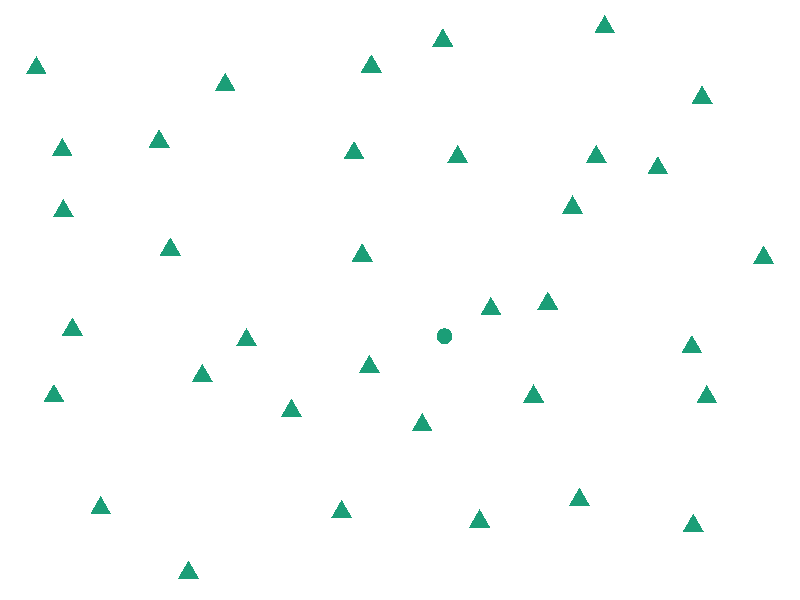
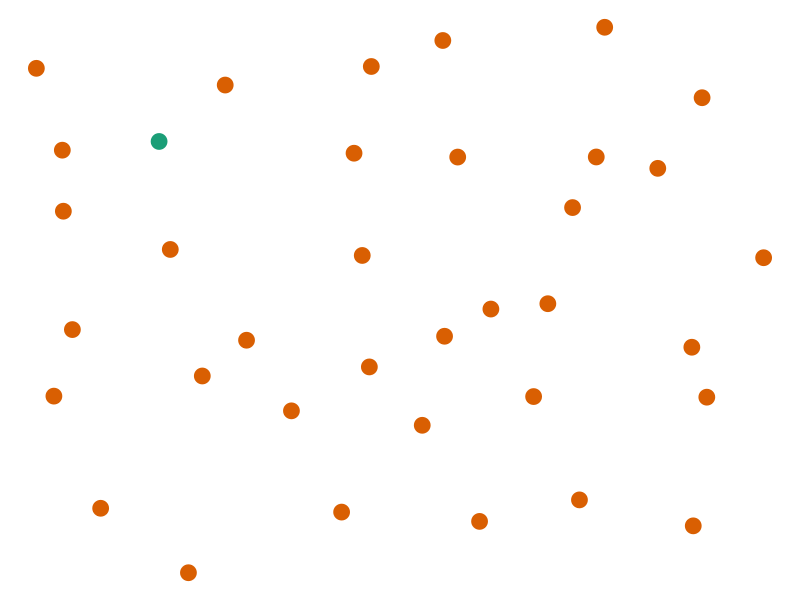
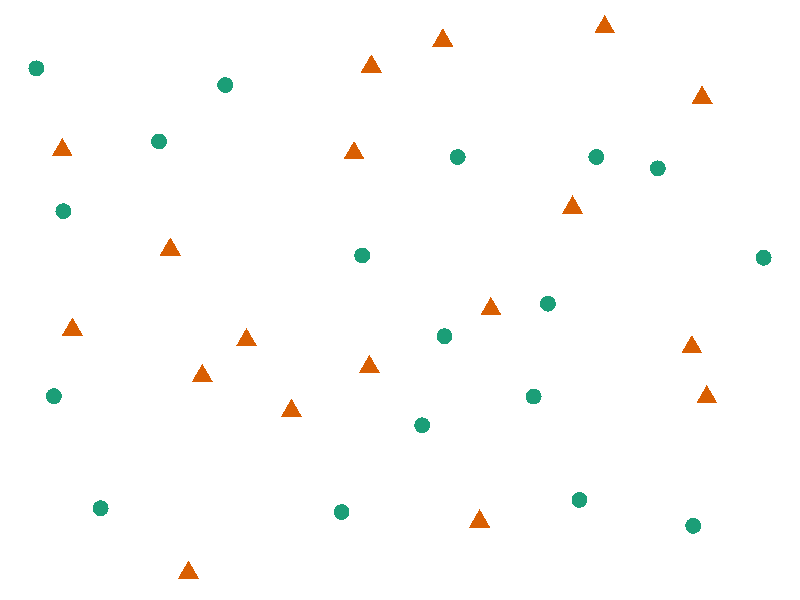
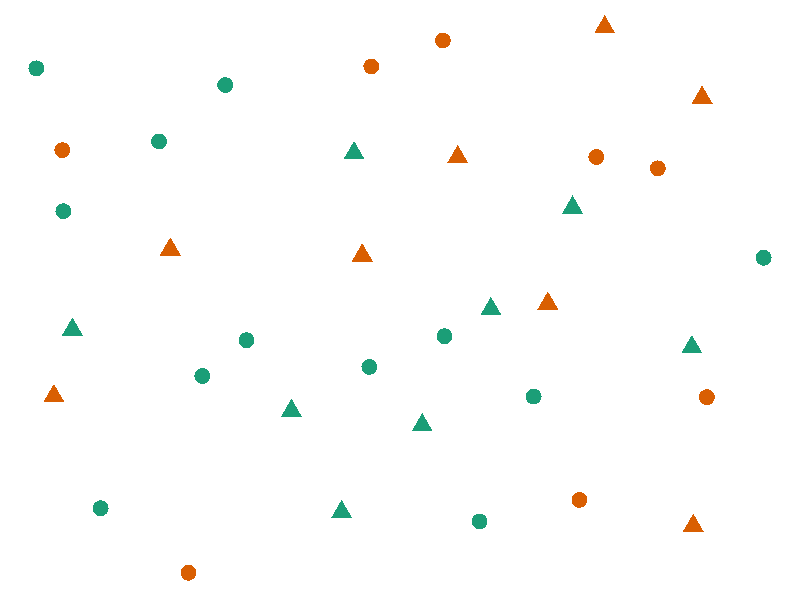
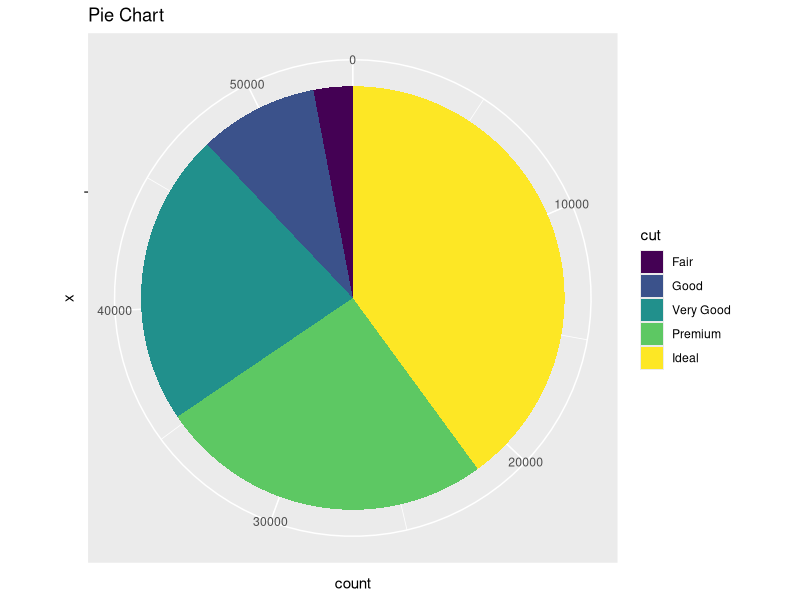
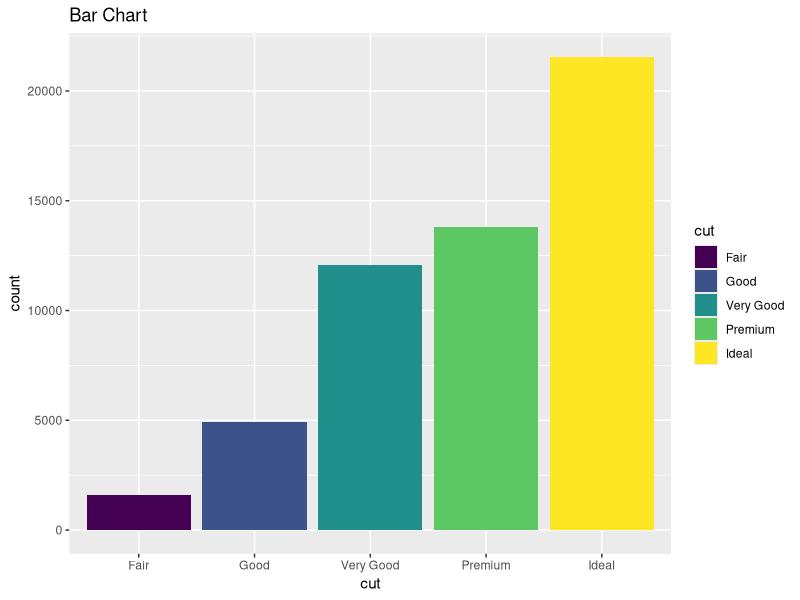

Recreate these plots in R, in order. (Note: this script raises an error after producing the figures.)
## ---- chunk 1
library(tidyverse)
library(knitr)
library(RColorBrewer)

hook_output = knit_hooks$get('output')
knit_hooks$set(output = function(x, options) {
  # this hook is used only when the linewidth option is not NULL
  if (!is.null(n <- options$linewidth)) {
    x = xfun::split_lines(x)
    # any lines wider than n should be wrapped
    if (any(nchar(x) > n)) x = strwrap(x, width = n)
    x = paste(x, collapse = '\n')
  }
  hook_output(x, options)
})

## ---- chunk 2
clean_file_name <- function(x) {
  basename(x) %>% str_remove("\\..*?$") %>% str_remove_all("[^[A-z0-9_]]")
}
img_modal <- function(src, alt = "", id = clean_file_name(src), other = "") {
  
  other_arg <- paste0("'", as.character(other), "'") %>%
    paste(names(other), ., sep = "=") %>%
    paste(collapse = " ")
  
  js <- glue::glue("<script>
        /* Get the modal*/
          var modal{id} = document.getElementById('modal{id}');
        /* Get the image and insert it inside the modal - use its 'alt' text as a caption*/
        var img{id} = document.getElementById('img{id}');
          var modalImg{id} = document.getElementById('imgmodal{id}');
          var captionText{id} = document.getElementById('caption{id}');
          img{id}.onclick = function(){{
            modal{id}.style.display = 'block';
            modalImg{id}.src = this.src;
            captionText{id}.innerHTML = this.alt;
          }}
          /* When the user clicks on the modalImg, close it*/
          modalImg{id}.onclick = function() {{
            modal{id}.style.display = 'none';
          }}
</script>")
  
  html <- glue::glue(
     " <!-- Trigger the Modal -->
<img id='img{id}' src='{src}' alt='{alt}' {other_arg}>
<!-- The Modal -->
<div id='modal{id}' class='modal'>
  <!-- Modal Content (The Image) -->
  <img class='modal-content' id='imgmodal{id}'>
  <!-- Modal Caption (Image Text) -->
  <div id='caption{id}' class='modal-caption'></div>
</div>
"
  )
  write(js, file = "js-addins.html", append = T)
  return(html)
}
# Clean the file out at the start of the compilation
write("", file = "js-addins.html")
## ---- chunk 3

i1 <- img_modal(src = "../slides/images/unclear-graph.png", alt = "Original plot that shows each observation on the same scatterplot, where different symbols are used to represent the differeng groups")

c(str_split(i1, "\\n", simplify = T)[1:2],
  str_split(i1, "\\n", simplify = T)[3:9]
  ) %>% paste(collapse = "\n") %>% cat()

## ---- chunk 4

i1 <- img_modal(src = "../slides/images/better-graph.png", alt = "Improved visualization that facets each scatterplot by country so can reduce the clutter problem from the original plot.")

c(str_split(i1, "\\n", simplify = T)[1:2],
  str_split(i1, "\\n", simplify = T)[3:9]
  ) %>% paste(collapse = "\n") %>% cat()

## ---- chunk 5
data <- data.frame(expand.grid(x = 1:6, y = 1:6), color = factor(sample(c(1, 2), 36, replace = TRUE)))
data$x <- data$x + rnorm(36, 0, .25)
data$y <- data$y + rnorm(36, 0, .25)
data$shape <- factor(c(rep(2, 15), 1, rep(2,20)))

ggplot(data, aes(x, y)) + geom_point(aes(shape = shape), size = 5, colour = "#1B9E77") + theme_void() + theme(legend.position = "none")
## ---- chunk 6
data$shape <- factor(c(rep(2, 25), 1, rep(2, 10)))

ggplot(data, aes(x, y)) + geom_point(aes(colour = shape), size = 5, shape = I(19)) + theme_void() + theme(legend.position = "none") + scale_colour_brewer(palette="Dark2")
## ---- chunk 7
data$shape <- factor(sample(c(1, 2), 36, replace = TRUE))


ggplot(data, aes(x, y)) + geom_point(aes(colour = shape, shape = shape), size = 5) + theme_void() + theme(legend.position = "none") + scale_colour_brewer(palette="Dark2")
## ---- chunk 8
data$shape <- factor(sample(c(1, 2), 36, replace = TRUE))


ggplot(data, aes(x, y)) + geom_point(aes(colour = shape, shape = color), size = 5) + theme_void() + theme(legend.position = "none") + scale_colour_brewer(palette="Dark2")
## ---- chunk 9

diamonds_summary <- diamonds %>%
  group_by(cut) %>%
  summarise(Percent = n()/nrow(.) * 100)

ggplot(diamonds, aes(x = "", fill = cut)) + 
  geom_bar() +
  coord_polar(theta = "y") + ggtitle("Pie Chart")



## ---- chunk 10

diamonds %>% ggplot() + geom_bar(aes(x=cut,fill = cut)) + ggtitle("Bar Chart")

## ---- chunk 11

knitr::include_graphics("../slides/images/color-spectrum.png")
## ---- chunk 12

data <- data.frame(x = 1:7, 
                   blues = brewer.pal(7, "Blues"), 
                   set1 = brewer.pal(7, "Set1"), 
                   diverge = brewer.pal(7,"RdBu"))

qplot(xmin = x-.5, xmax = x+.5, ymin = 0, ymax = 1, data = data, geom = "rect", color = I("black"), fill = set1) + 
    scale_fill_identity() + 
    ylab("") + 
    xlab("") + 
    theme(axis.text = element_blank(), 
          axis.ticks = element_blank(), 
          rect = element_blank()) + 
    coord_fixed(ratio = 1) + 
    theme_void()
## ---- chunk 13

qplot(xmin = x-.5, xmax = x+.5, ymin = 0, ymax = 1, data = data, geom = "rect", color = I("black"), fill = blues) + 
    scale_fill_identity() + 
    ylab("") + 
    xlab("") + 
    theme(axis.text = element_blank(), 
          axis.ticks = element_blank(), 
          rect = element_blank()) + 
    coord_fixed(ratio = 1) + 
    theme_void()
## ---- chunk 14

qplot(xmin = x-.5, xmax = x+.5, ymin = 0, ymax = 1, data = data, geom = "rect", color = I("black"), fill = diverge) + 
    scale_fill_identity() + 
    ylab("") + 
    xlab("") + 
    theme(axis.text = element_blank(), 
          axis.ticks = element_blank(), 
          rect = element_blank()) + 
    coord_fixed(ratio = 1) + 
    theme_void()
## ---- chunk 15
data(HairEyeColor)
#HairEyeColor[,,1] #Male
#HairEyeColor[,,2] #Female

newdata_male = as.data.frame(HairEyeColor[,,1]) 
newdata_female = as.data.frame(HairEyeColor[,,2]) 
newdata = rbind(newdata_male, newdata_female)
newdata = newdata %>% 
  mutate(Gender = rep(c("Male", "Female"), each  = 16))

hairData = newdata %>% 
  group_by(Hair) %>%
  summarise(Freq = sum(Freq))

hairData
## ---- chunk 16

hairData %>% 
  ggplot(aes(x=Hair, y=Freq)) + 
  geom_col(aes(color = Hair)) #<<
## ---- chunk 17

hairData %>% 
  ggplot(aes(x=Hair, y=Freq)) +  
  geom_col(aes(fill = Hair)) #<<
## ---- chunk 18

ggplot(hairData, aes(x = Hair, y = Freq)) + 
  geom_col(aes(fill = Hair)) +
  scale_fill_manual(breaks = c("Black", "Brown", "Red", "Blond"), #<<
                    values=c("black", "brown", "red", "yellow")) #<<
## ---- chunk 19
cbPalette <- c("#000000","#E69F00","#56B4E9","#009E73","#F0E442")

ggplot(hairData, aes(x = Hair, y = Freq)) + 
  geom_col(aes(fill = Hair)) +
  scale_fill_manual(values=cbPalette)
## ---- chunk 20
data(iris)
## ---- chunk 21

i1 <- img_modal(src = "../slides/images/comp-graphs.png", alt = "Illustration of the impact of misleading scales on interpretation of a bar chart.")

c(str_split(i1, "\\n", simplify = T)[1:2],
  str_split(i1, "\\n", simplify = T)[3:9]
  ) %>% paste(collapse = "\n") %>% cat()

## ---- chunk 22

i1 <- img_modal(src = "../slides/images/bad-pie.PNG", alt = "Pie chart of how people voted for president in 2016.", other=list(width="90%"))
i3 <- img_modal(src = "../slides/images/bad-color.png", alt = "Map of suicide rates by country with a bad color scheme.", other=list(width="85%"))

c(str_split(i1, "\\n", simplify = T)[1:2],
  str_split(i3, "\\n", simplify = T)[1:2],
  str_split(i1, "\\n", simplify = T)[3:9],
  str_split(i3, "\\n", simplify = T)[3:9]
  ) %>% paste(collapse = "\n") %>% cat()

## ---- chunk 23

i2 <- img_modal(src = "../slides/images/bad-line.PNG", alt = "Line chart of Asian Hate Crime reports over time.", other=list(width="100%"))
i4 <- img_modal(src = "../slides/images/bad-bar.png", alt = "Bar Chart of Number of Covid-19 cases by country over time.", other=list(width="100%"))


c(str_split(i2, "\\n", simplify = T)[1:2],
  str_split(i4, "\\n", simplify = T)[1:2],
  str_split(i2, "\\n", simplify = T)[3:9],
  str_split(i4, "\\n", simplify = T)[3:9]
  ) %>% paste(collapse = "\n") %>% cat()

## ---- chunk 24

i1 <- img_modal(src = "../slides/images/election-state.png", alt = "Election Map that colors in each state by which presidential nominees won that states electoral votes.")
i3 <- img_modal(src = "../slides/images/election-pop.png", alt = "Election Map that incorporates information about population.")

c(str_split(i1, "\\n", simplify = T)[1:2],
  str_split(i3, "\\n", simplify = T)[1:2],
  str_split(i1, "\\n", simplify = T)[3:9],
  str_split(i3, "\\n", simplify = T)[3:9]
  ) %>% paste(collapse = "\n") %>% cat()

## ---- chunk 25

i2 <- img_modal(src = "../slides/images/electoral.png", alt = "Election Map that displays the number of electoral votes each presidential candidate won as hexagons, where the hexagons are arranged in a similar shape as the United States.")


c(str_split(i2, "\\n", simplify = T)[1:2],
  str_split(i2, "\\n", simplify = T)[3:9]
  ) %>% paste(collapse = "\n") %>% cat()

## ---- chunk 26

i1 <- img_modal(src = "../slides/images/mean-interval.png", alt = "Visualization of a mean rating for different countries where confidence intervals are included to show uncertainty information.")

c(str_split(i1, "\\n", simplify = T)[1:2],
  str_split(i1, "\\n", simplify = T)[3:9]
  ) %>% paste(collapse = "\n") %>% cat()

## ---- chunk 27

i3 <- img_modal(src = "../slides/images/hurricane.png", alt = "Visualization of different ways uncertainty information about hurricane paths can be incorporated onto a plot.")

c(str_split(i3, "\\n", simplify = T)[1:2],
  str_split(i3, "\\n", simplify = T)[3:9]
  ) %>% paste(collapse = "\n") %>% cat()

## ---- chunk 28
x = -5:10
y = x^2
xy = data.frame(x,y)
ggplot(xy, aes(x = x, y=y)) +
  geom_point() +
  xlab("X") + ylab(expression(X^2))#<<
## ---- chunk 29

ggplot(iris, aes(x=Sepal.Length, y=Petal.Length, group=Species)) + 
  geom_point(aes(color = Species, shape = Species)) + 
  xlab("Sepal Length") + 
  ylab("Patal Length") +
  ggtitle("Relation between Sepal Length and Petal Length") #<<
## ---- chunk 30

knitr::include_graphics("../slides/images/fig-caption.png")
## ---- chunk 31

knitr::include_graphics("../slides/images/with-caption.png")
